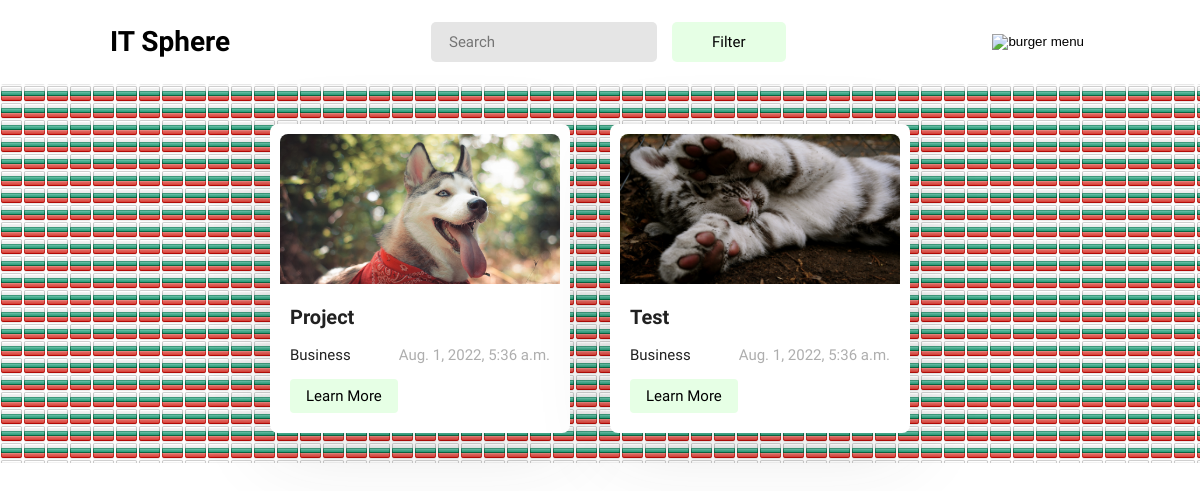
The page /projects/2/ on the database as committed earlier.
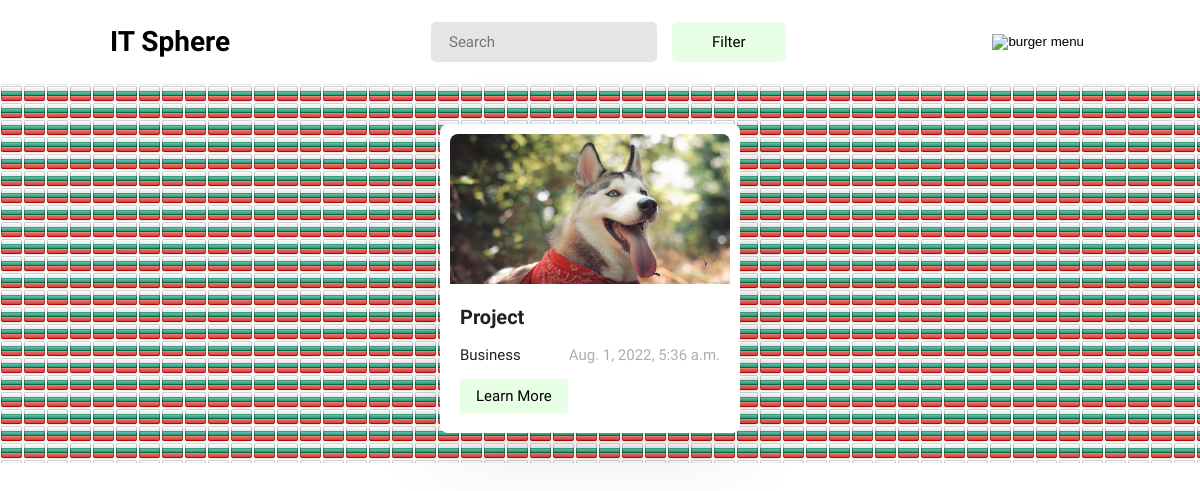
The same page on the database as committed later.
### blog/models.py (models this page shows, shortened)
class Project(models.Model):
    created_at = models.DateTimeField(auto_now_add=True, null=True)
    name = models.CharField(max_length=200, null=True)
    image = models.ImageField(null=True)
    price = models.TextField(null=True)
    category_id = models.ForeignKey(Category, on_delete=models.CASCADE, null=True)
    person_id = models.ForeignKey(Person, on_delete=models.CASCADE, null=True)
    project_aim = models.TextField(null=True)
    desription = models.TextField(null=True)
    file = models.FileField(null=True)
    innovastion_part = models.TextField(null=True)
    region = models.CharField(max_length=256, null=True)
    district = models.CharField(max_length=256, null=True)

class Category(models.Model):
    name = models.CharField(max_length=200, null=True)
    def __str__(self):
        return self.name

### blog/views.py (the view)
# urls.py: path('projects/<int:pk>/', projects, name='projects'),
def projects(requests, pk):
    query = Project.objects.filter(category_id_id=pk)
    ctg = Category.objects.all()
    return render(requests, 'projects.html', {'ctg': ctg, 'query': query})

### templates/projects.html (shortened to what this page needs)
<!DOCTYPE html>
<html lang="en">
<head>
    {% load static %}
    <link rel="stylesheet" href="{% static './css/main.css' %}">
</head>
<body>
    <main class="main">
        <section class="hero">
            <div class="container">
                <div class="hero__container">
                    <div class="hero__top">
                        <div class="hero__t-left">
                            <h3 class="hero__t-heading">IT Sphere</h3>
                        </div>
                        <form class="hero__form" method="post" role="search" action="{% url 'project_searching' %}">
                            {% if search %}
                                <a href="{% url 'index' %}"><button type="button" style="padding: 9px 40px; background-color: red; color: #fff; font-family: 'Roboto'; font-style: normal; font-weight: 400; font-size: 15px; line-height: 22px; border: none; outline: none; border-radius: 5px; cursor: pointer;" >back</button></a>
                            {% else %}
                                <label class="hero__label">
                                    <input type="text" name="search" id="Search" class="hero__search" placeholder="Search">
                                    <button type="submit" class="hero__btn">Filter</button>
                                </label>
                            {% endif %}
                        </form>
                        <button class="burger__btn"><img class="burger__img" src="{% static './img/burger.png' %}" alt="burger menu" width="30"></button>
                    </div>
                </div>
            </div>
        </section>
        <section class="project">
            <div class="container">
                <div class="project__container">
                    <ul class="project__list">
                        {% for i in query %}
                        <li class="project__item">
                            <div class="project__item-top">
                                <img src="{{ i.image.url }}" alt="Project item" class="project__item-img" width="300" height="150">
                            </div>
                            <div class="project__item-bottom">
                                <h4 class="project__b-heading">{{ i.name }}</h4>
                                <div class="project__b-text-wrapper">
                                    <p class="project__b-text">{{ i.category_id }}</p>
                                    <p class="project__b-data">{{ i.created_at }}</p>
                                </div>
                                <a href="{% url 'about' pk=i.id %}" class="project__link-wrapper"><button class="project__btn">Learn More</button></a>
                            </div>
                        </li>
                        {% endfor %}
                    </ul>
                </div>
            </div>
        </section>
    </main>
</body>
</html>

Rows that differ between the two databases and show on the page:
removed Project: image (picture), name "Test", category_id "Business", created_at "Aug. 1, 2022, 5:36 a.m."
